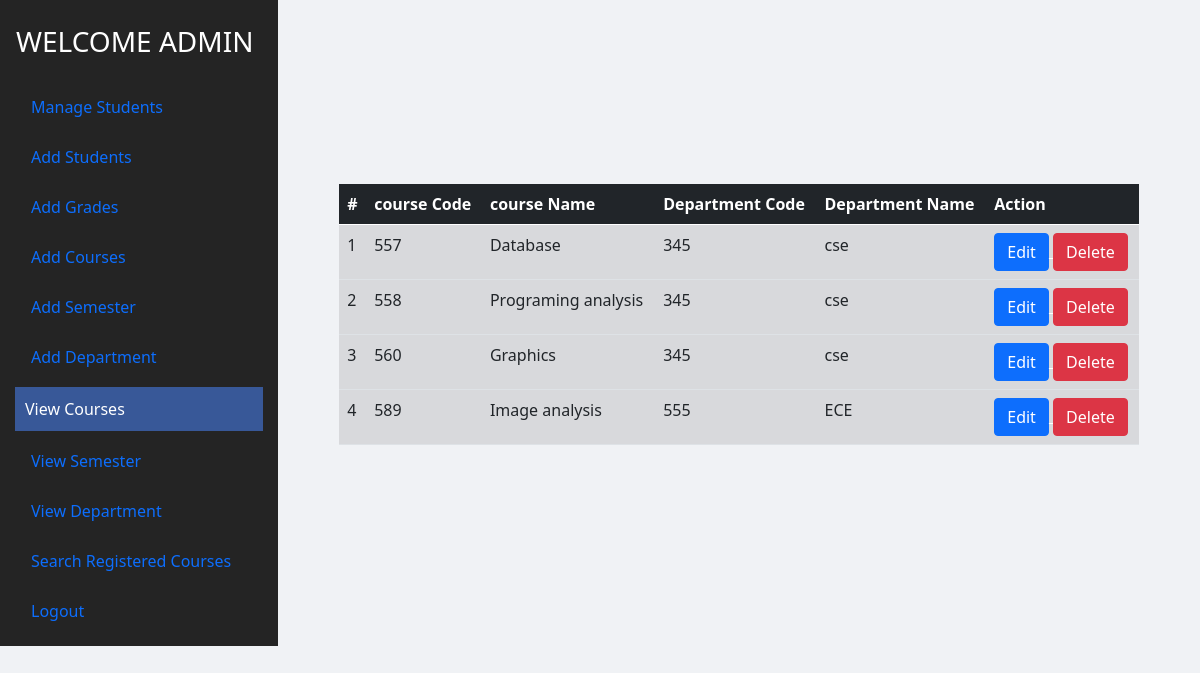
The page /registration-system/admin/view-courses.php (signed in) on the database its author committed.
### tables this page shows
CREATE TABLE `courses` (
  `code` int(11) NOT NULL,
  `dcode` int(11) NOT NULL,
  `name` varchar(255) NOT NULL,
  `professorname` varchar(255) NOT NULL,
  `description` text DEFAULT NULL,
  `credits` int(11) NOT NULL,
  `CreatedDate` timestamp NULL DEFAULT current_timestamp(),
  `updatedDate` timestamp NULL DEFAULT current_timestamp()
);

CREATE TABLE `department` (
  `dcode` int(11) NOT NULL,
  `dname` varchar(255) NOT NULL,
  `dcreationDate` timestamp NULL DEFAULT current_timestamp()
);

### registration-system/admin/view-courses.php (the view, shortened to what this page needs)
<?php
include "../shared/database.php";
if (empty($_SESSION['aname'])) {
    header('location:index.php');
} else {
?>
    <?php include "../shared/header.php" ?>
    <div style="display:flex;">
        <?php if ($_SESSION['aname'] != "") {
            include '../shared/admin-menubar.php';
        }
        ?>
        <div style="margin:auto;width:800px;">
            <table class="table">
                <thead class="table-dark">
                    <tr>
                        <th scope="col">#</th>
                        <th scope="col">course Code</th>
                        <th scope="col">course Name</th>
                        <th scope="col">Department Code</th>
                        <th scope="col">Department Name</th>
                        <th scope="col">Action</th>
                    </tr>
                </thead>
                <tbody>
                    <?php
                    $result = mysqli_query($con, "SELECT * FROM courses JOIN department on
                    courses.dcode=department.dcode");
                    $count = 1;
                    while ($row = mysqli_fetch_array($result)) {
                    ?>
                        <tr class="table-active">
                            <td><?php echo $count; ?></td>
                            <td><?php echo $row['code'] ?></td>
                            <td><?php echo $row['name']; ?></td>
                            <td><?php echo $row['dcode']; ?></td>
                            <td><?php echo $row['dname']; ?></td>
                            <td>
                                <div style="display:inline-block">
                                    <a href="add-course.php?id=<?php echo $row['code'] ?>">
                                        <button type="button" name="edit" class="btn btn-primary">Edit</button>
                                    </a>
                                    <a href="view-courses.php?id=<?php echo $row['code'] ?>&delete=delete" onClick="return confirm('Are you sure you want to delete?')">
                                        <button class="btn btn-danger" name="delete">Delete</button>
                                    </a>
                                </div>
                            </td>
                        </tr>
                    <?php
                        $count++;
                    } ?>
                </tbody>
            </table>
        </div>
    </div>
    </html>
<?php } ?>

### registration-system/shared/header.php (shortened to what this page needs)
<!doctype html>
<html lang="en">
<head>
    <link href="https://cdn.jsdelivr.net/npm/bootstrap@5.0.0-beta3/dist/css/bootstrap.min.css" rel="stylesheet">
    <link href="../styles/style.css" rel="stylesheet" />
</head>

### registration-system/shared/admin-menubar.php (shortened to what this page needs)
<div style="background-color:#242424;padding:15px;padding-left:1;display:inline-block;color:white">
    <ul class="nav" style="display:inline-block">
        <li style="padding:10px;padding-left:1px;text-transform:uppercase">
            <h3> Welcome <span style="color:#fff"><?php echo $_SESSION['aname'] ?></span> </h3>
        </li>
        <li class="nav-item">
            <a href="view-students.php" class="nav-link <?php echo ($_SERVER["REQUEST_URI"] == '/registration-system/admin/view-students.php') ? 'active' : ''; ?>">Manage Students </a>
        </li>
        <li class="nav-item">
            <a href="add-students.php" class="nav-link <?php echo ($_SERVER["REQUEST_URI"] == '/registration-system/admin/add-students.php') ? 'active' : ''; ?>">Add Students </a>
        </li>
        <li class="nav-item">
            <a href="view-grades.php" class="nav-link <?php echo ($_SERVER["REQUEST_URI"] == '/registration-system/admin/view-grades.php') ? 'active' : ''; ?>">Add Grades</a>
        </li>
        <li class="nav-item">
            <a href="add-course.php" class="nav-link <?php echo ($_SERVER["REQUEST_URI"] == '/registration-system/admin/add-course.php') ? 'active' : ''; ?>">Add Courses</a>
        </li>
        <li class="nav-item">
            <a href="add-semester.php" class="nav-link <?php echo ($_SERVER["REQUEST_URI"] == '/registration-system/admin/add-semester.php') ? 'active' : ''; ?>">Add Semester</a>
        </li>
        <li class="nav-item">
            <a href="add-department.php" class="nav-link <?php echo ($_SERVER["REQUEST_URI"] == '/registration-system/admin/add-department.php') ? 'active' : ''; ?>">Add Department</a>
        </li>
        <li class="nav-item">
            <a href="view-courses.php" class="nav-link <?php echo ($_SERVER["REQUEST_URI"] == '/registration-system/admin/view-courses.php') ? 'active' : ''; ?>">View Courses</a>
        </li>
        <li class="nav-item">
            <a href="view-semester.php" class="nav-link <?php echo ($_SERVER["REQUEST_URI"] == '/registration-system/admin/view-semester.php') ? 'active' : ''; ?>">View Semester</a>
        </li>
        <li class="nav-item">
            <a href="view-department.php" class="nav-link <?php echo ($_SERVER["REQUEST_URI"] == '/registration-system/admin/view-department.php') ? 'active' : ''; ?>">View Department</a>
        </li>
        <li class="nav-item">
            <a href="search-registeredcourses.php" class="nav-link <?php echo ($_SERVER["REQUEST_URI"] == '/registration-system/admin/search-registeredcourses.php') ? 'active' : ''; ?>">Search Registered Courses</a>
        </li>
        <li class="nav-item">
            <a href="logout.php" class="nav-link <?php echo ($_SERVER["REQUEST_URI"] == '/registration-system/admin/logout.php') ? 'active' : ''; ?>">Logout</a>
        </li>
    </ul>
</div>

### registration-system/shared/admin-menubar.php (style rules this page uses)
.nav-item a.active { background-color: #385898; padding: 10px; color: white }
a { color: white; margin-top: 10px; }

### rows shown on the page
courses: code "557", name "Database", dcode.dcode "345", dcode.dname "cse"
courses: code "558", name "Programing analysis", dcode.dcode "345", dcode.dname "cse"
courses: code "560", name "Graphics", dcode.dcode "345", dcode.dname "cse"
courses: code "589", name "Image analysis", dcode.dcode "555", dcode.dname "ECE"

### other values the page prints
$_SESSION['aname'] "ADMIN"
